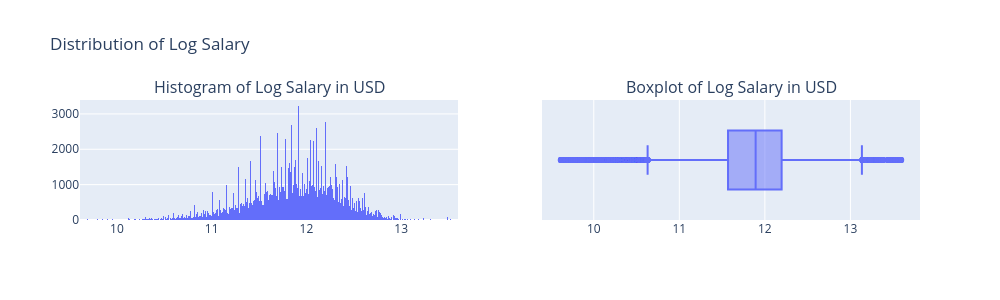

This figure's notebook cell:
### Markdown cell above
We can see that our target distribution is right-skewed, with a lot of outliers in the right tail, which is very common for salary distributions (few people gain a lot more than the average).

Considering this target's behavior, it is usually a good idea to apply some transformations to make the distribution more normally distributed and to reduce the outliers' impact, helping getting more interpretable visualizations and stable models. A common transformation for right-skewed variables is the **log-transformation**, so let's try plotting the distribution of the log-transformed `salary_in_usd`:

### Code cell
import numpy as np

# Get the Natural Logarithm
df['log_salary'] = np.log(df[target])

# Create a subplot grid
fig = make_subplots(rows=1, cols=2, subplot_titles=('Histogram of Log Salary in USD', 'Boxplot of Log Salary in USD'))

# Create Plotly Express figures
fig1 = px.histogram(x = df['log_salary'])
fig2 = px.box(x = df['log_salary'])

# Add the traces from each Plotly Express figure
for trace in fig1.data:
    fig.add_trace(trace, row=1, col=1)

for trace in fig2.data:
    fig.add_trace(trace, row=1, col=2)

# Update layout
fig.update_layout(height=300, width=1000, title_text="Distribution of Log Salary")

fig.show()

### Figure 1 — Plotly figure (JSON) as saved in the notebook; plotly's stock layout.template omitted (floating-point values rounded to 4 significant figures; data arrays with more than 128 entries replaced by an {"elided": "..."} marker saying what was removed)
{"data": [{"bingroup": "x", "hovertemplate": "x=%{x}<br>count=%{y}<extra></extra>", "legendgroup": "", "marker": {"color": "#636efa", "pattern": {"shape": ""}}, "name": "", "orientation": "v", "showlegend": false, "type": "histogram", "x": {"elided": "151445 float values"}, "xaxis": "x", "yaxis": "y"}, {"alignmentgroup": "True", "hovertemplate": "x=%{x}<extra></extra>", "legendgroup": "", "marker": {"color": "#636efa"}, "name": "", "notched": false, "offsetgroup": "", "orientation": "h", "showlegend": false, "type": "box", "x": {"elided": "151445 float values"}, "x0": " ", "xaxis": "x2", "y0": " ", "yaxis": "y2"}], "layout": {"annotations": [{"font": {"size": 16}, "showarrow": false, "text": "Histogram of Log Salary in USD", "x": 0.225, "xanchor": "center", "xref": "paper", "y": 1, "yanchor": "bottom", "yref": "paper"}, {"font": {"size": 16}, "showarrow": false, "text": "Boxplot of Log Salary in USD", "x": 0.775, "xanchor": "center", "xref": "paper", "y": 1, "yanchor": "bottom", "yref": "paper"}], "height": 300, "title": {"text": "Distribution of Log Salary"}, "width": 1000, "xaxis": {"anchor": "y", "domain": [0, 0.45]}, "xaxis2": {"anchor": "y2", "domain": [0.55, 1]}, "yaxis": {"anchor": "x", "domain": [0, 1]}, "yaxis2": {"anchor": "x2", "domain": [0, 1]}}}
